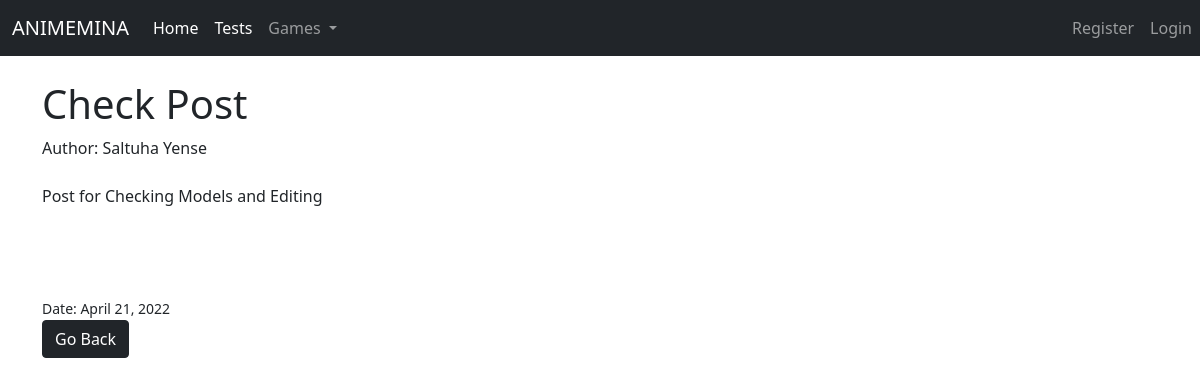
/post/1, run on the app's committed database.
### cosplayers/models.py (models this page shows, shortened)
class CospBlog (models.Model):
    post_title = models.CharField(max_length=100)
    author = models.ForeignKey(User, on_delete=models.CASCADE)
    your_post = models.TextField()
    post_date = models.DateField(auto_now_add = True)

### cosplayers/views.py (the view)
# urls.py: path('post/<int:pk>', PostArticle.as_view(), name = "postarticle"),
class PostArticle(DetailView):
    model = CospBlog
    template_name = 'post_article.html'

### templates/post_article.html (shortened to what this page needs)
{% extends 'base.html' %}
{% block content %}
<h1>{{ cospblog.post_title }}</h1>
        Author: {{ cospblog.author.first_name }} {{ cospblog.author.last_name }}
        <br>
        <br>
    {{ cospblog.your_post | linebreaks}}
<br><br>
    <br>
    <small>Date: {{ cospblog.post_date }}</small>
    <br>
 <a href="{% url 'mainpage' %}" class="btn btn-dark"> Go Back </a>
{% endblock %}

### data on the page
CospBlog: post_title "Check Post", author.first_name "Saltuha", author.last_name "Yense", your_post "Post for Checking Models and Editing", post_date "April 21, 2022"
